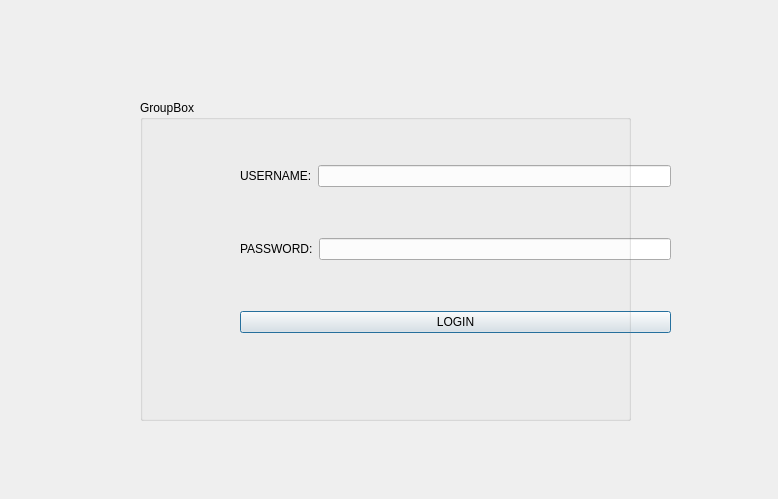
<?xml version="1.0" encoding="UTF-8"?>
<ui version="4.0">
 <class>Dialog</class>
 <widget class="QDialog" name="Dialog">
  <property name="geometry">
   <rect>
    <x>0</x>
    <y>0</y>
    <width>778</width>
    <height>499</height>
   </rect>
  </property>
  <property name="windowTitle">
   <string>Dialog</string>
  </property>
  <widget class="QGroupBox" name="groupBox">
   <property name="geometry">
    <rect>
     <x>140</x>
     <y>100</y>
     <width>491</width>
     <height>321</height>
    </rect>
   </property>
   <property name="title">
    <string>GroupBox</string>
   </property>
  </widget>
  <widget class="QWidget" name="">
   <property name="geometry">
    <rect>
     <x>240</x>
     <y>120</y>
     <width>431</width>
     <height>261</height>
    </rect>
   </property>
   <layout class="QVBoxLayout" name="verticalLayout">
    <item>
     <layout class="QHBoxLayout" name="horizontalLayout">
      <item>
       <widget class="QLabel" name="label">
        <property name="text">
         <string>USERNAME:</string>
        </property>
       </widget>
      </item>
      <item>
       <widget class="QLineEdit" name="lineEdit"/>
      </item>
     </layout>
    </item>
    <item>
     <layout class="QHBoxLayout" name="horizontalLayout_2">
      <item>
       <widget class="QLabel" name="label_2">
        <property name="text">
         <string>PASSWORD:</string>
        </property>
       </widget>
      </item>
      <item>
       <widget class="QLineEdit" name="lineEdit_2"/>
      </item>
     </layout>
    </item>
    <item>
     <widget class="QPushButton" name="pushButton_Login">
      <property name="text">
       <string>LOGIN</string>
      </property>
     </widget>
    </item>
   </layout>
  </widget>
  <zorder>groupBox</zorder>
  <zorder>label</zorder>
  <zorder>label_2</zorder>
  <zorder>lineEdit</zorder>
  <zorder>lineEdit_2</zorder>
  <zorder>pushButton_Login</zorder>
 </widget>
 <resources/>
 <connections/>
</ui>
